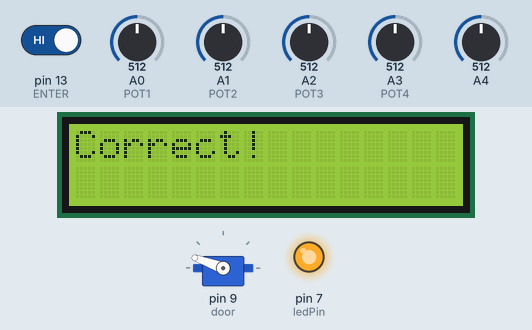
Recording of a sketch running on a simulated Arduino Uno, built with avr-gcc and run on an emulated ATmega328P. On the bench: 16×2 character LCD, servo, output pins drawn as LEDs (lit = HIGH). The inputs (shaded band) are chosen by the test bench; at power-on: pin 13 (ENTER) HIGH, A0 (POT1) = 512, A1 (POT2) = 512, A2 (POT3) = 512, A3 (POT4) = 512, A4 = 512. Random numbers use the default seed unless the sketch sets one; what the sketch prints to the serial monitor is not drawn.

Above: at 4.2 s.
4.3 s: pin 13 (ENTER) driven LOW
At 15.7 s:
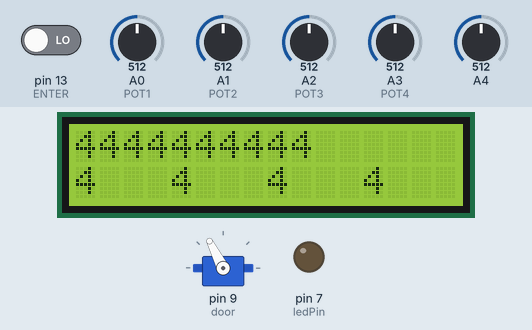
16.1 s: A0 (POT1) set to 716
At 16.7 s:
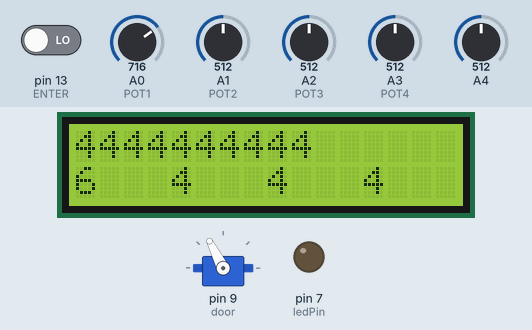
20.4 s: A1 (POT2) set to 716
At 21.2 s:
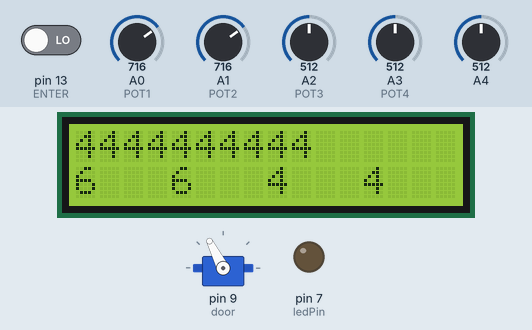
24.7 s: A2 (POT3) set to 716
At 25.6 s:
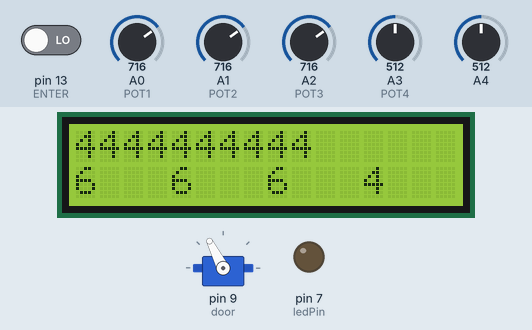
29.0 s: A3 (POT4) set to 716
At 30.1 s:
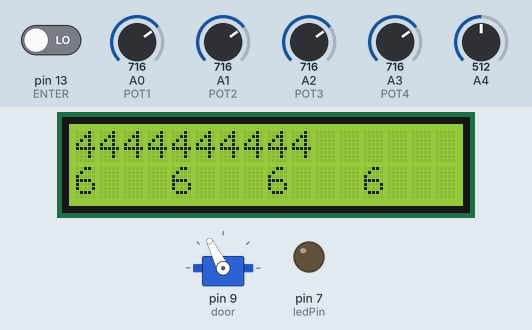
33.3 s: A0 (POT1) set to 992
At 34.6 s:
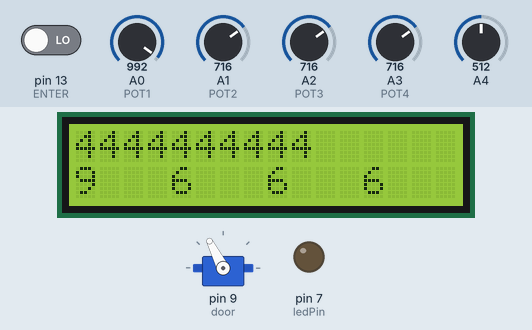
Timing chart, 0 to 36.3 s (numbered marks = the images above; inputs shaded):
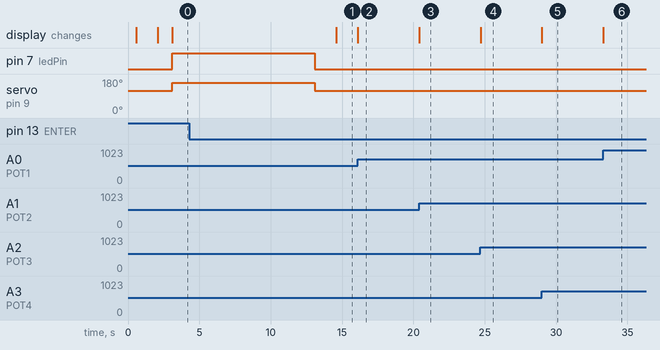

Measured:
- after the input at 16.1 s, the display: changes at once (image 2)
- after the input at 20.4 s, the display: changes at once (image 3)
- after the input at 24.7 s, the display: changes at once (image 4)
- after the input at 29.0 s, the display: changes at once (image 5)
- after the input at 33.3 s, the display: changes at once (image 6)

The sketch:

Silicon_Chef.ino
```cpp
/**
  * Silicon Chef Competition - 11/17/12
  * Team "The Corn Flowers"
  * Bryant Pong - Computer Science
  * Raymond Tse - Computer Science
  * Thomas Hartmann - Electrical
  * Joe Nied - Electrical
  * Last Modified: 1/26/2013
**/

/** Software Libraries **/

// Library to control the 16x2 LCD Display
#include <LiquidCrystal.h>

// Library to control the Servos
#include <Servo.h>

/** END SOFTWARE LIBRARIES **/

/** Function Prototypes **/
void setPassword();
boolean checkPassword();
void getUserPassword();
void generateSecret();
/** END FUNCTION PROTOTYPES **/

/** Global Variables **/

/**
  * LCD Display Object
  * Pins:
  * RS - Arduino Digital 12
  * Enable - Arduino Digital 11
  * D4 - Arduino Digital 5
  * D5 - Arduino Digital 4
  * D6 - Arduino Digital 3
  * D7 - Arduino Digital 2
**/
LiquidCrystal lcd(12, 11, 5, 4, 3, 2);

// Array to hold the password (range: 0000 - 9999)
int password[4];

// Array to hold hashed password
int hashedPassword[4];

// Array to hold the secrets
int secrets[10];

// Array to hold the user's attempted password
int attemptedPassword[4];

// Potentiometer Pins
const int POT1 = 0;
const int POT2 = 1;
const int POT3 = 2;
const int POT4 = 3;

// Confirmation Switch Pin
const int ENTER = 13;

// LED Pin
const int ledPin = 7;

// Current Password "Secret" Position
int secretPosition;

// Servo Motor Object
Servo door;

/** END GLOBAL VARIABLES **/

// Setup Function
void setup() {
  // Enable Serial Port for debugging purposes - DISABLE WHEN NOT NEEDED
  Serial.begin(9600);

  // Set up the number of LCD's rows/colums (16 x 2)
  lcd.begin(16, 2);

  // Have the user input the initial password
  setPassword();

  // Generate an initial random secret array
  // Since the secret must be different everytime, we will
  // use the floating readings on A4 to seed the random generator
  generateSecret();

  // Debug Statements
  Serial.println("Setup Successfully Completed");
  Serial.println("Your secret array is: ");

  for(unsigned int i = 0; i < 10; i++) {
    Serial.println(secrets[i]);
  }

  // Prepare the LCD to display the passwords
  lcd.clear();

  // Initialize the Servo
  door.attach(9);

  // Lock the door
  door.write(117);

  // LED pin
  pinMode(ledPin, OUTPUT);

  delay(1000);
}

// Main Loop Function
void loop() {

  // Output the secret string
  for(unsigned int i = 0; i < 10; i++) {
    lcd.setCursor(i, 0);
    lcd.print(secrets[i]);
  }

  // Actively check for the next attempted password
  getUserPassword();

  // If the password is incorrect, alert the user to the bad password
  if(checkPassword()) {
    lcd.clear();
    lcd.print("Please Try Again");
  } else { // The password is correct!

    // Tell the user the password is correct
    lcd.clear();
    lcd.print("Correct!");

    // Turn on the LED to alert the user that the door is open
    digitalWrite(ledPin, HIGH);

    // Open the door for 10 seconds, then close it
    door.write(160);
    delay(10000);
    door.write(117);

    // Turn off the LED after the door is closed
    digitalWrite(ledPin, LOW);
  }

  delay(1500);
  lcd.clear();
}

// Function to set up the initial password - COMPLETED
void setPassword() {
  int POT1Read;
  int POT2Read;
  int POT3Read;
  int POT4Read;

  // Keep waiting for the user to set a password
  while(digitalRead(ENTER) != 1) {
     // Prompt the user to set a password
    lcd.setCursor(0, 0);
    lcd.print("Set a Password");

    // Get ALL Input Readings
    // Divide by 105 to get the readings between 0 - 9
    POT1Read = analogRead(POT1) / 105;
    POT2Read = analogRead(POT2) / 105;
    POT3Read = analogRead(POT3) / 105;
    POT4Read = analogRead(POT4) / 105;

    // Print out all the password digits
    lcd.setCursor(0, 1);
    lcd.print(POT1Read);

    lcd.setCursor(4, 1);
    lcd.print(POT2Read);

    lcd.setCursor(8, 1);
    lcd.print(POT3Read);

    lcd.setCursor(12, 1);
    lcd.print(POT4Read);
  }

  // Store the password into the password array
  password[0] = POT1Read;
  password[1] = POT2Read;
  password[2] = POT3Read;
  password[3] = POT4Read;

  // Debug information
  Serial.println(POT1Read);
  Serial.println(POT2Read);
  Serial.println(POT3Read);
  Serial.println(POT4Read);

  delay(500);

  // Ask the user to choose a secret position
  lcd.clear();

  while(digitalRead(ENTER) != 1) {
    lcd.setCursor(0, 0);
    lcd.print("Choose SecretPos");
    POT1Read = analogRead(POT1) / 105;
    lcd.setCursor(0, 1);
    lcd.print(POT1Read);
  }

  secretPosition = POT1Read;

  // Thank the user for their input
  lcd.clear();
  lcd.print("THANK YOU!");

  // Debug Information
  Serial.print("Your secret position is: ");
  Serial.println(secretPosition);

  delay(1500);
}

// Function to check whether a user's password is correct
boolean checkPassword() {
  // Copy the password into the hashed password
  for(unsigned int i = 0; i < 4; i++) {
    /*
     * The hashing algorithm is:
     * 1) Take the secretPosition'th digit from the string of randomly generated numbers
     * 2) Add that digit to each digit of the base password.
     * 3) Take that sum, take the modulus base 10 of that.
     * 4) Repeat for the other 3 digits, this is the hashed password
     *
     * Example:
     * Let the base password be: 1 2 3 4
     * Let the secret position be 0 (start counting at 0, with 0 being the leftmost digit and 9 being the rightmost digit
     * Randomly generated string: 8573298732
     * The 0th digit (leftmost is 8).
     * Add 8 to all digits:
     * 1 + 8 = 9 % 10 = 9
     * 2 + 8 = 10 % 10 = 0
     * 3 + 8 = 11 % 10 = 1
     * 4 + 8 = 12 % 10 = 2
     * Hashed Password to enter in: 9 0 1 2
     */

    hashedPassword[i] = (password[i] + secrets[secretPosition]) % 10;
  }

  // For all numbers in the password, check for any character mismatches
  for(unsigned int i = 0; i < 4; i++) {
    // If a number does not match, this password is incorrect
    if(hashedPassword[i] != attemptedPassword[i]) {
      return false;
    }
  }

  // Otherwise, this password must be good
  return true;
}

// Function to read in the next password
void getUserPassword() {
  // Variables to hold the potentiometer readings
  int POT1Read;
  int POT2Read;
  int POT3Read;
  int POT4Read;

  // Keep waiting for the user to set a password
  while(digitalRead(ENTER) != 1) {
    /*
     * Get ALL Input Readings.  The potentiometers read from 0 - 1023,
     * so divide by 105 to get the readings between 0 - 9.
     */
    POT1Read = analogRead(POT1) / 105;
    POT2Read = analogRead(POT2) / 105;
    POT3Read = analogRead(POT3) / 105;
    POT4Read = analogRead(POT4) / 105;

    // Print out all the password digits
    lcd.setCursor(0, 1);
    lcd.print(POT1Read);

    lcd.setCursor(4, 1);
    lcd.print(POT2Read);

    lcd.setCursor(8, 1);
    lcd.print(POT3Read);

    lcd.setCursor(12, 1);
    lcd.print(POT4Read);
  }

  // Store the next attempted password attempt
  attemptedPassword[0] = POT1Read;
  attemptedPassword[1] = POT2Read;
  attemptedPassword[2] = POT3Read;
  attemptedPassword[3] = POT4Read;

  // Debug Only
  Serial.println("You entered: ");
  Serial.println(POT1Read);
  Serial.println(POT2Read);
  Serial.println(POT3Read);
  Serial.println(POT4Read);
}

// Function to generate a new secret string
void generateSecret() {
  // We need to generate 10 random numbers
  for(unsigned int i = 0; i < 10; i++) {
    // For every digit, randomly seed the random function using analog pin 4 (this is a floating pin/not connected)
    randomSeed(analogRead(4));
    secrets[i] = random(0, 10);
  }
}
```
